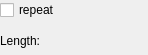
<?xml version="1.0" encoding="UTF-8"?>
<ui version="4.0">
 <class>SensorFadeConfiguration</class>
 <widget class="QWidget" name="SensorFadeConfiguration">
  <property name="geometry">
   <rect>
    <x>0</x>
    <y>0</y>
    <width>148</width>
    <height>55</height>
   </rect>
  </property>
  <property name="sizePolicy">
   <sizepolicy hsizetype="Preferred" vsizetype="Preferred">
    <horstretch>0</horstretch>
    <verstretch>0</verstretch>
   </sizepolicy>
  </property>
  <layout class="QVBoxLayout">
   <property name="margin">
    <number>0</number>
   </property>
   <item>
    <widget class="QCheckBox" name="checkBoxRepeat">
     <property name="text">
      <string>repeat</string>
     </property>
    </widget>
   </item>
   <item>
    <layout class="QHBoxLayout" name="hl" stretch="0,0">
     <item>
      <widget class="QLabel" name="Factor">
       <property name="sizePolicy">
        <sizepolicy hsizetype="Minimum" vsizetype="Preferred">
         <horstretch>0</horstretch>
         <verstretch>0</verstretch>
        </sizepolicy>
       </property>
       <property name="text">
        <string>Length:</string>
       </property>
      </widget>
     </item>
     <item>
      <widget class="KisSliderSpinBox" name="spinBoxLength" native="true">
       <property name="sizePolicy">
        <sizepolicy hsizetype="Expanding" vsizetype="Preferred">
         <horstretch>0</horstretch>
         <verstretch>0</verstretch>
        </sizepolicy>
       </property>
       <property name="minimum" stdset="0">
        <number>1</number>
       </property>
       <property name="maximum" stdset="0">
        <number>99999</number>
       </property>
       <property name="value" stdset="0">
        <number>1000</number>
       </property>
      </widget>
     </item>
    </layout>
   </item>
  </layout>
 </widget>
 <customwidgets>
  <customwidget>
   <class>KisSliderSpinBox</class>
   <extends>QWidget</extends>
   <header>kis_slider_spin_box.h</header>
   <container>1</container>
  </customwidget>
 </customwidgets>
 <resources/>
 <connections/>
</ui>
